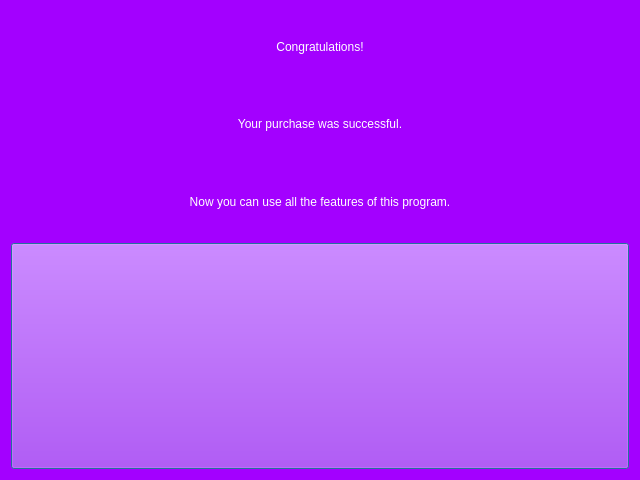
<?xml version="1.0" encoding="UTF-8"?>
<ui version="4.0">
 <class>Dialog</class>
 <widget class="QDialog" name="Dialog">
  <property name="geometry">
   <rect>
    <x>0</x>
    <y>0</y>
    <width>640</width>
    <height>480</height>
   </rect>
  </property>
  <property name="windowTitle">
   <string>Dialog</string>
  </property>
  <property name="styleSheet">
   <string notr="true">background-color: rgb(163, 0, 255);
color: rgb(255, 255, 255);
font: 18pt &quot;Segoe UI&quot;;</string>
  </property>
  <layout class="QVBoxLayout" name="verticalLayout">
   <item>
    <layout class="QVBoxLayout" name="vbox">
     <item>
      <widget class="QLabel" name="l1">
       <property name="text">
        <string>Congratulations!</string>
       </property>
       <property name="alignment">
        <set>Qt::AlignmentFlag::AlignCenter</set>
       </property>
      </widget>
     </item>
     <item>
      <widget class="QLabel" name="l2">
       <property name="text">
        <string>Your purchase was successful.</string>
       </property>
       <property name="alignment">
        <set>Qt::AlignmentFlag::AlignCenter</set>
       </property>
      </widget>
     </item>
     <item>
      <widget class="QLabel" name="l3">
       <property name="text">
        <string>Now you can use all the features of this program.</string>
       </property>
       <property name="alignment">
        <set>Qt::AlignmentFlag::AlignCenter</set>
       </property>
      </widget>
     </item>
    </layout>
   </item>
   <item>
    <widget class="QPushButton" name="ok">
     <property name="sizePolicy">
      <sizepolicy hsizetype="Minimum" vsizetype="Preferred">
       <horstretch>0</horstretch>
       <verstretch>0</verstretch>
      </sizepolicy>
     </property>
     <property name="text">
      <string/>
     </property>
    </widget>
   </item>
  </layout>
 </widget>
 <resources/>
 <connections/>
</ui>
